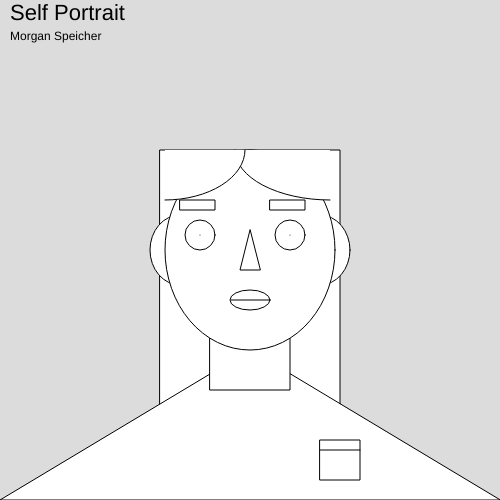
Frame 1 (no input)
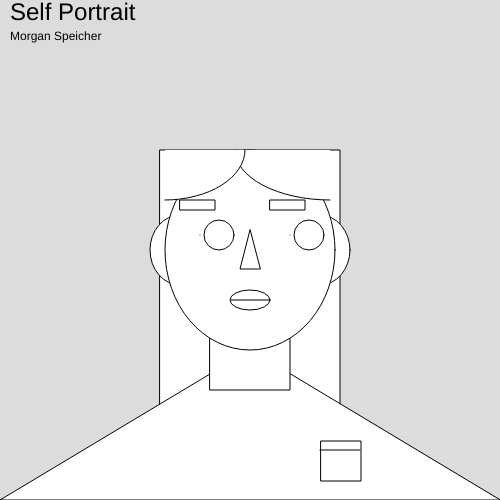
Frame 60 (no input)
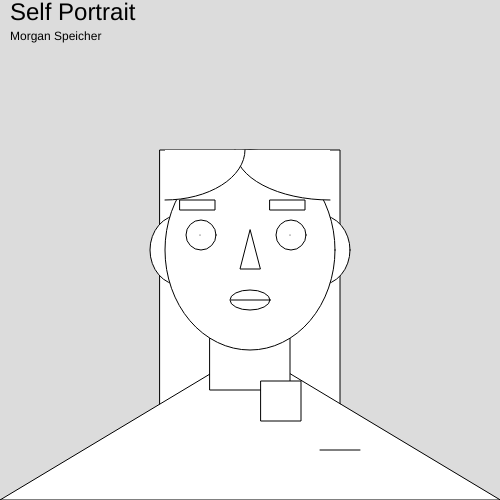
Frame 120 (the mouse pressed at the canvas centre since frame 60)

The p5.js sketch that drew these frames (run headless with seeded random() and noise() and a simulated clock; from frame 60 on, the mouse is pressed at the canvas centre):

// p5.js sketch
// ── sketch.js
var xEye = 200;
var xEye2 = 290;
var eyeDirection = 1;
var eyeDirection2 = 1;
var browDirection = 1;

var yBrow1 = 200;
var yBrow2 = 200;

var movement = 2;
var size = 22;

var count = 0;
var sizeDirection = 2;

var xBody = 320;
var yBody = 440;
var bodyDirection = 1;

var yNose = 270;
var yNose1 = 230;
var noseDirection = 1;

function setup() {
  movement = floor(random() * 10) + 1;
    createCanvas(500,500);
  }
  
  function draw() {
    
    background(220);
    
    //hair
    rect(160, 150, 180, 300);
    

//head 2.0
ellipse(180,250,60,70)
ellipse(320,250,60,70)

//neck
triangle(250, 350, 0, 500, 500, 500);
rect(210, 300, 80, 90);


    // head
    ellipse(250,250,170,200);
    ellipse(250,300,40,20);
    line(231, 300, 270, 300);
    rect(180, yBrow1, 35, 10);
    rect(270, yBrow2, 35, 10);
    
    //body
    triangle(250, yNose1, 240, yNose, 260, yNose);
    yNose += noseDirection;
    
    if(yNose >= 280 || yNose <= 250)
    {
       noseDirection *= -1;
    }
    square(xBody,yBody,40);
    xBody += bodyDirection;
    yBody += bodyDirection;
    if(xBody >= 350 || xBody <= 250)
    {
       bodyDirection *= -1;
    }
    if(yBody >= 500 || yBody <= 0)
    {
      bodyDirection *= -1;
    }
    line(320,450,360,450);


    // eyes
    circle(xEye,235,30);
    circle(xEye2,235,30);
    point(200,235);
    point(290,235);
    xEye+=eyeDirection;
    xEye2+=eyeDirection2;
    if(xEye2 >= 310 || xEye2 <= 290)
    {
       eyeDirection2 *= -1;
    }

    if(xEye >= 220 || xEye <= 200)
    {
       eyeDirection *= -1;
    }


    //hair 2.0
    
    arc(330, 150, 190, 100, HALF_PI, PI);
    arc(165, 150, 160, 100, PI + PI, HALF_PI);
    
    //text\
    textSize(size);
    size+= sizeDirection;
    count++;
    if(count > 5)
    {
        sizeDirection *=-1;
        count = 0;
    }
    text('Self Portrait', 10, 20);
    textSize(12);
    text('Morgan Speicher', 10, 40);
  }
